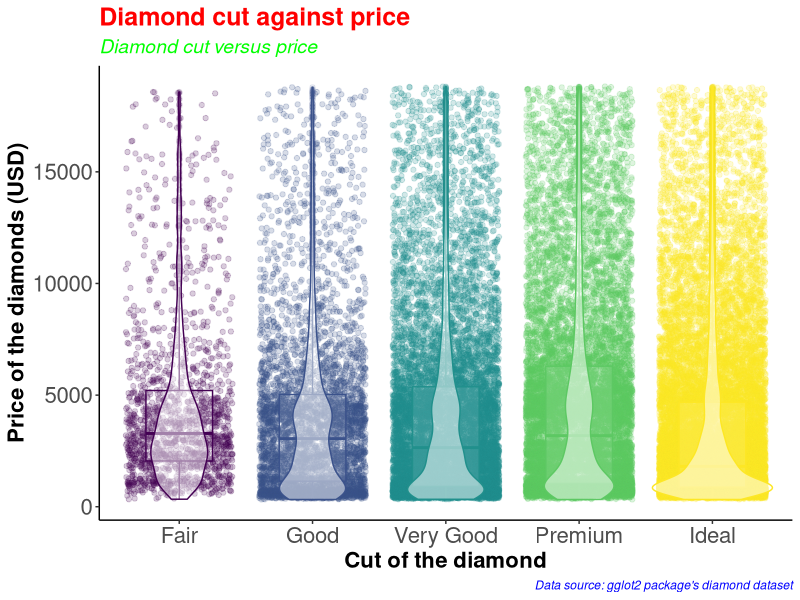
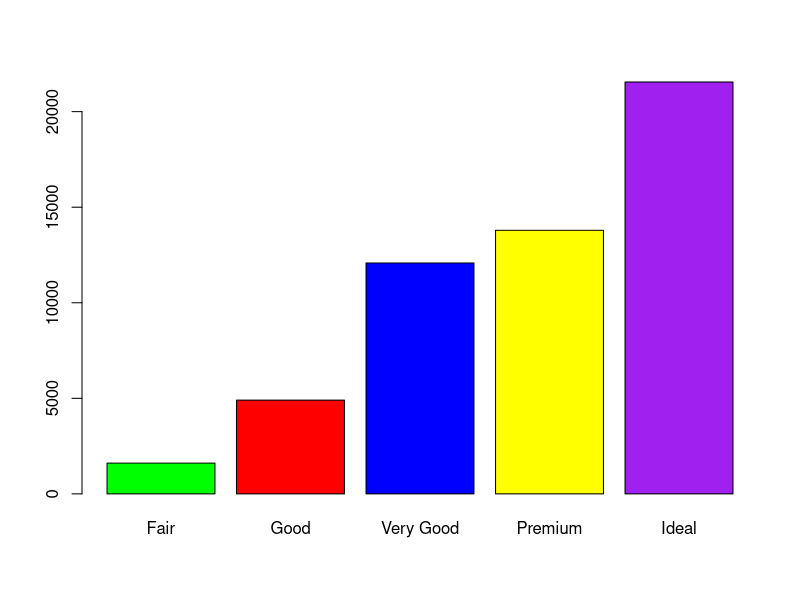
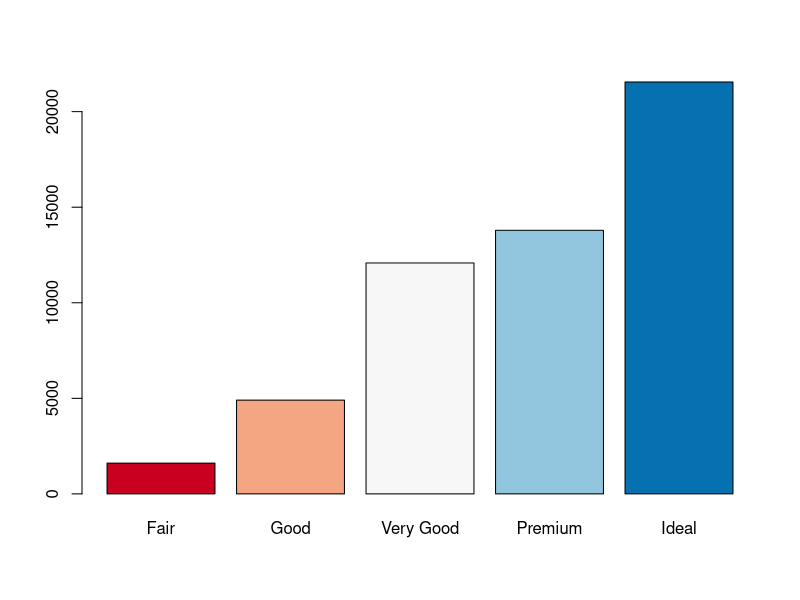
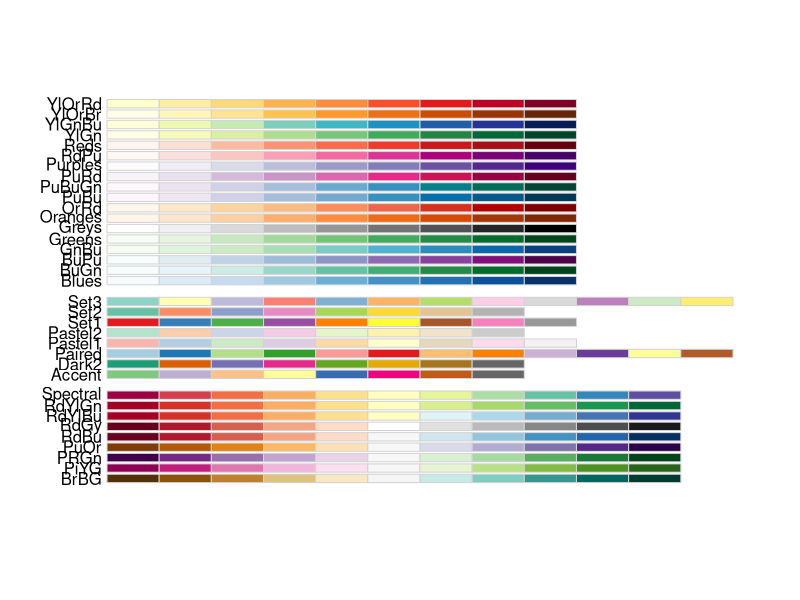
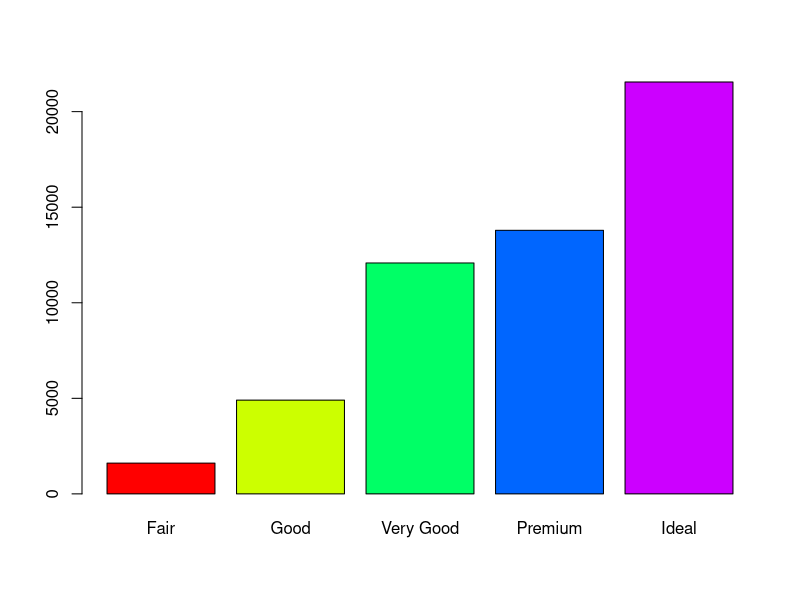
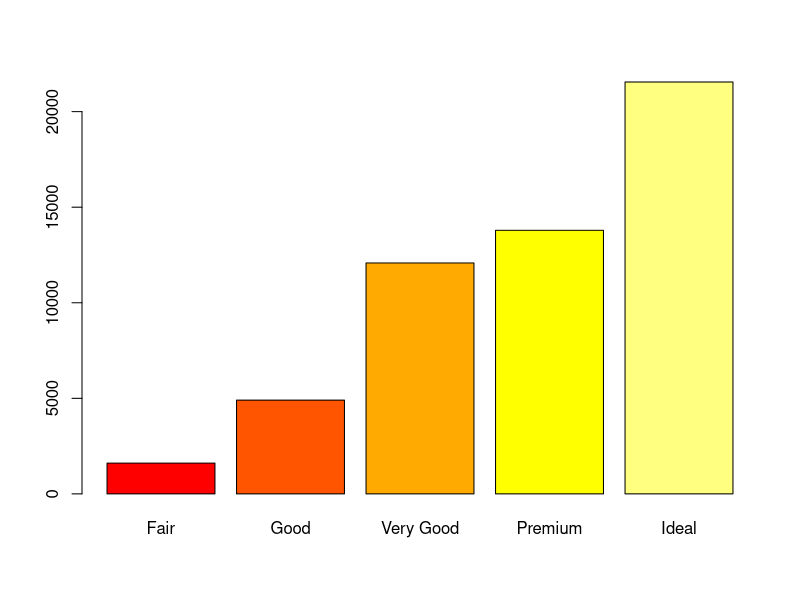
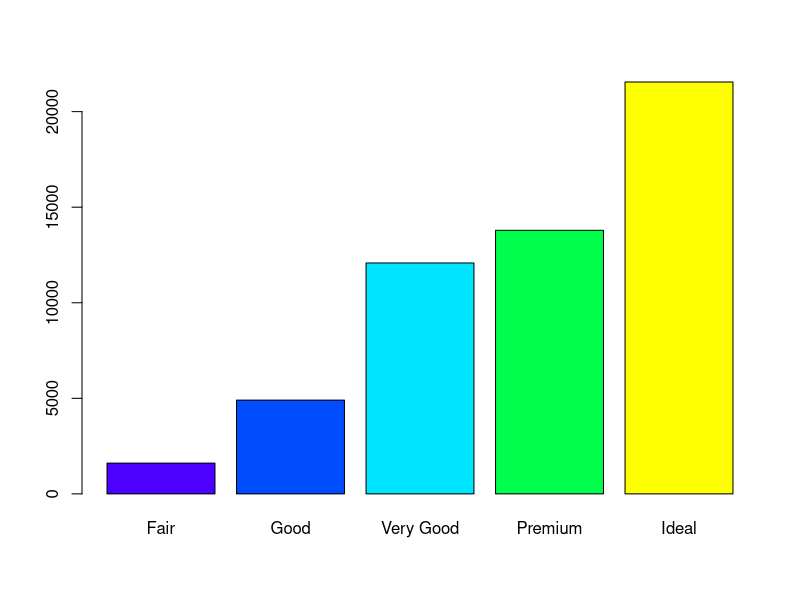
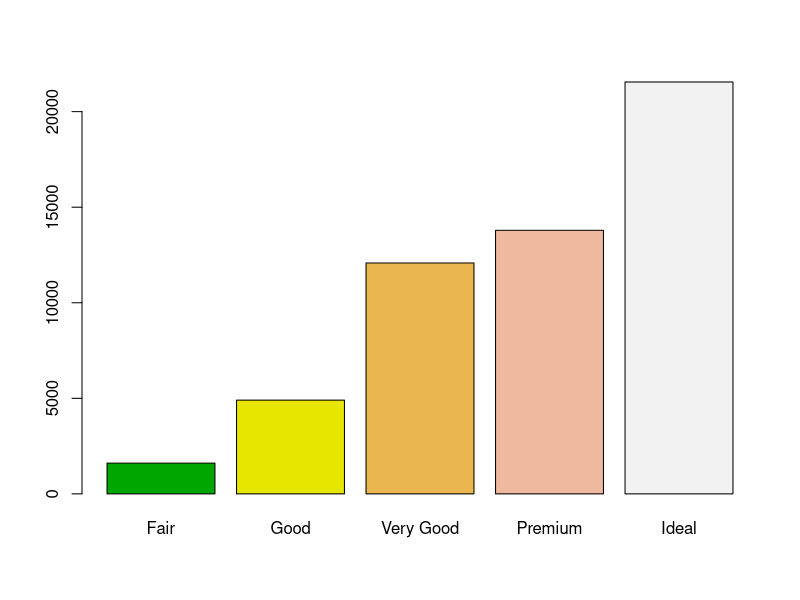

The R source for these figures, in order:
#########################################
# Name: Wyclife Agumba Oluoch           #   
# E-mail: wyclifeoluoch@gmail.com       #
# GitHub: https://github.com/Wycology   #
# Task: Boxplot and violin plots in one #
# Date: 4th Jan 2020                    #
# Last edited: 19th Jan 2020            #
#########################################

# Loading the necessary libraries
library(tidyverse)
library(RColorBrewer)

diamonds_df <- diamonds

diamonds_df %>% 
  ggplot(aes(x = cut, y = price, color = cut)) +
  geom_point(position = "jitter", alpha = 0.2) +
  geom_boxplot(alpha = 0.1, width = 0.5) +
  geom_violin(alpha = 0.5) +
  theme_classic() +
  theme(legend.position = "none") +
  labs(x = "Cut of the diamond",
       y = "Price of the diamonds (USD)",
       title = "Diamond cut against price",
       subtitle = "Diamond cut versus price",
       caption = "Data source: gglot2 package's diamond dataset") +
  theme(axis.text=element_text(size=16),
        axis.title=element_text(size=16,face="bold")) +
  theme(plot.title = element_text(color = 'red', size = 18, face = 'bold'),
        plot.subtitle = element_text(color = 'green', size = 14, face = 'italic'),
        plot.caption = element_text(color = 'blue', face = 'italic'))

diamonds %>% 
  filter(cut == 'Very Good') %>% 
  nrow()

diamonds %>% 
  select(cut) %>% 
  table() %>% 
  barplot(col = c('green', 'red', 'blue', 'yellow', 'purple'))

# Instead of specifying the colors, we can simply use the color brewer panel 

diamonds %>% 
  select(cut) %>% 
  table() %>% 
  barplot(col = brewer.pal(n = 5, name = "RdBu"))
# To display more brewer colors options to use, run the following function:

display.brewer.all()

# Can also use rainbow colors

diamonds %>% 
  select(cut) %>% 
  table() %>% 
  barplot(col = rainbow(5))

# Can also use heat.colors
diamonds %>% 
  select(cut) %>% 
  table() %>% 
  barplot(col = heat.colors(5))

# Can also use topographic colors

diamonds %>% 
  select(cut) %>% 
  table() %>% 
  barplot(col = topo.colors(5))

# Can also use terrain colors
diamonds %>% 
  select(cut) %>% 
  table() %>% 
  barplot(col = terrain.colors(5))

# Can also use cm.colors
diamonds %>% 
  select(cut) %>% 
  table() %>% 
  barplot(col = cm.colors(5))

?getData
